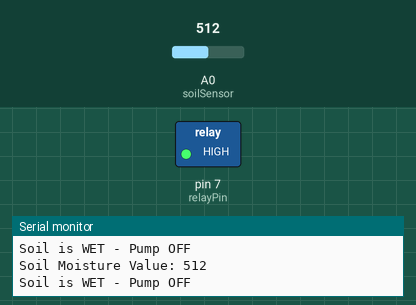
Simulated run of this sketch. Board: Arduino Uno, built with avr-gcc and run on an emulated ATmega328P. On the bench: switched loads named in the sketch (green lamp = pin HIGH), the last lines printed to the serial monitor. The inputs (shaded band) are chosen by the test bench; at power-on: A0 (soilSensor) = 512.

Above: at 2.8 s.
2.9 s: A0 (soilSensor) set to 685
5.6 s: A0 (soilSensor) set to 714
At 6.3 s:
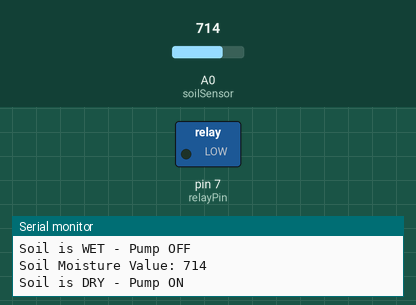
Timing chart, 0 to 12.5 s (numbered marks = the images above; inputs shaded):
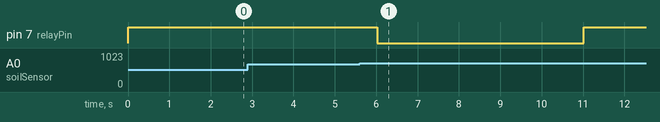

Measured:
- the behaviour switches between 700 and 701 on A0 (soilSensor) (found by bisection; images 0 and 1)
- after the input at 5.6 s, pin 7 (relayPin): HIGH → LOW after 0.42 s, → HIGH 5.0 s later

The sketch:

AutomaticPlantWateringSystem.ino
```cpp
const int soilSensor = A0;
const int relayPin = 7;

// Adjust these values after testing your sensor
const int dryValue = 700;
const int wetValue = 400;

void setup() {
  Serial.begin(9600);

  pinMode(relayPin, OUTPUT);

  // Pump OFF at startup
  digitalWrite(relayPin, HIGH);

  Serial.println("Automatic Plant Watering System");
}

void loop() {

  int soilValue = analogRead(soilSensor);

  Serial.print("Soil Moisture Value: ");
  Serial.println(soilValue);

  if (soilValue > dryValue) {
    // Soil is dry -> turn pump ON
    Serial.println("Soil is DRY - Pump ON");

    digitalWrite(relayPin, LOW);
    delay(5000);  // Pump runs for 5 seconds

    // Turn pump OFF
    digitalWrite(relayPin, HIGH);

    Serial.println("Pump OFF");

    // Wait before checking again
    delay(10000);
  }
  else {
    // Soil is wet -> pump OFF
    Serial.println("Soil is WET - Pump OFF");

    digitalWrite(relayPin, HIGH);

    delay(2000);
  }
}
```
